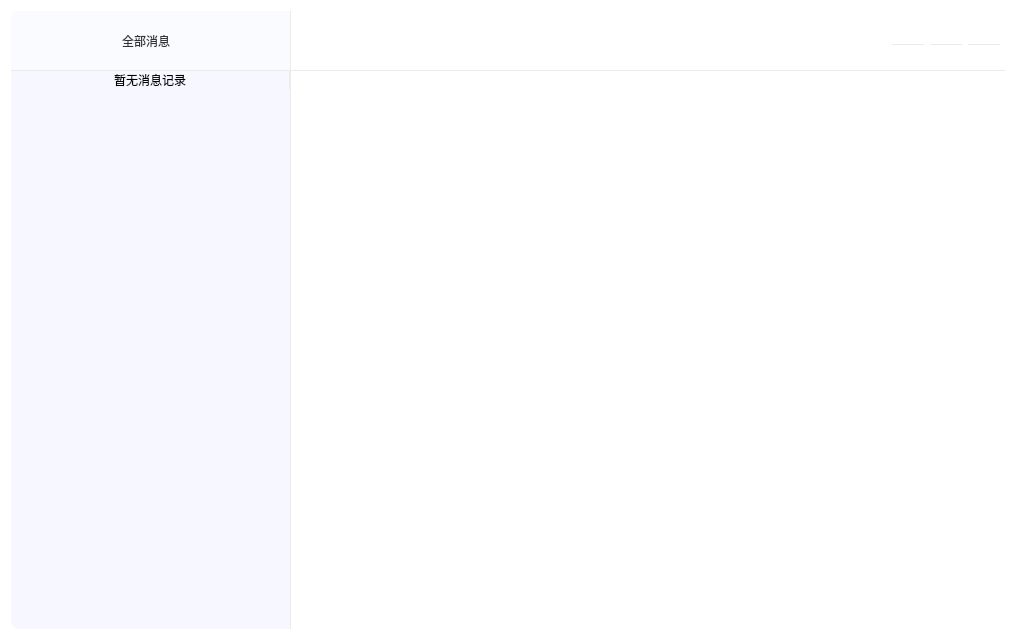
<?xml version="1.0" encoding="UTF-8"?>
<ui version="4.0">
 <class>MsgShadowWidget</class>
 <widget class="QWidget" name="MsgShadowWidget">
  <property name="geometry">
   <rect>
    <x>0</x>
    <y>0</y>
    <width>1016</width>
    <height>634</height>
   </rect>
  </property>
  <property name="sizePolicy">
   <sizepolicy hsizetype="Preferred" vsizetype="Preferred">
    <horstretch>0</horstretch>
    <verstretch>0</verstretch>
   </sizepolicy>
  </property>
  <property name="minimumSize">
   <size>
    <width>1016</width>
    <height>634</height>
   </size>
  </property>
  <property name="maximumSize">
   <size>
    <width>16777215</width>
    <height>16777215</height>
   </size>
  </property>
  <property name="windowTitle">
   <string>MsgCenterWidget</string>
  </property>
  <property name="styleSheet">
   <string notr="true">background-color: rgb(255, 255, 255);</string>
  </property>
  <layout class="QHBoxLayout" name="horizontalLayout_2">
   <item>
    <layout class="QHBoxLayout" name="horizontalLayout">
     <property name="spacing">
      <number>0</number>
     </property>
     <item>
      <layout class="QGridLayout" name="gridLayout">
       <property name="sizeConstraint">
        <enum>QLayout::SetMaximumSize</enum>
       </property>
       <property name="spacing">
        <number>0</number>
       </property>
       <item row="1" column="0">
        <widget class="QWidget" name="MsgLeftBottomWidget" native="true">
         <property name="sizePolicy">
          <sizepolicy hsizetype="Fixed" vsizetype="Preferred">
           <horstretch>0</horstretch>
           <verstretch>0</verstretch>
          </sizepolicy>
         </property>
         <property name="minimumSize">
          <size>
           <width>280</width>
           <height>558</height>
          </size>
         </property>
         <property name="maximumSize">
          <size>
           <width>280</width>
           <height>16777215</height>
          </size>
         </property>
         <property name="styleSheet">
          <string notr="true">background-color: rgb(246, 247, 255);
border-right:1px solid #EBEBEB;
border-bottom-left-radius:8px;
</string>
         </property>
         <layout class="QVBoxLayout" name="verticalLayout_2">
          <property name="leftMargin">
           <number>0</number>
          </property>
          <property name="topMargin">
           <number>0</number>
          </property>
          <property name="rightMargin">
           <number>0</number>
          </property>
          <property name="bottomMargin">
           <number>8</number>
          </property>
          <item>
           <widget class="QLabel" name="labelNoMsg">
            <property name="sizePolicy">
             <sizepolicy hsizetype="Fixed" vsizetype="Fixed">
              <horstretch>0</horstretch>
              <verstretch>0</verstretch>
             </sizepolicy>
            </property>
            <property name="minimumSize">
             <size>
              <width>279</width>
              <height>0</height>
             </size>
            </property>
            <property name="maximumSize">
             <size>
              <width>279</width>
              <height>16777215</height>
             </size>
            </property>
            <property name="focusPolicy">
             <enum>Qt::StrongFocus</enum>
            </property>
            <property name="styleSheet">
             <string notr="true">QLabel#labelNoMsg{font: 14px &quot;微软雅黑&quot;;color:#666666;border-bottom-left-radius:0px;border-right:none;};</string>
            </property>
            <property name="text">
             <string>暂无消息记录</string>
            </property>
            <property name="alignment">
             <set>Qt::AlignCenter</set>
            </property>
           </widget>
          </item>
          <item>
           <widget class="QListWidget" name="listWidget">
            <property name="minimumSize">
             <size>
              <width>280</width>
              <height>0</height>
             </size>
            </property>
            <property name="maximumSize">
             <size>
              <width>280</width>
              <height>16777215</height>
             </size>
            </property>
            <property name="focusPolicy">
             <enum>Qt::StrongFocus</enum>
            </property>
            <property name="statusTip">
             <string/>
            </property>
            <property name="styleSheet">
             <string notr="true">QListWidget{border-bottom-left-radius:0px;}
QListWidget::Item{background:#F6F7FF;border-bottom:1px solid #EBEBEB;}
QListWidget::Item:hover{background:#FFFFFF;}
QListWidget::item:selected{background:#FFFFFF;}
QScrollBar::vertical{width:8px;background:rgba(0,0,0,0%);margin:0px,0px,0px,0px;}QScrollBar::handle:vertical{width:8px;background:rgba(0,0,0,25%); border-radius:4px;min-height:20;}QScrollBar::handle:vertical:hover{width:8px;background:rgba(0,0,0,50%); border-radius:4px;min-height:20;}QScrollBar::add-line:vertical{height:9px;width:8px;border-image:url(:/images/a/3.png);subcontrol-position:bottom;}QScrollBar::sub-line:vertical{height:9px;width:8px;border-image:url(:/images/a/1.png);subcontrol-position:top;}QScrollBar::add-page:vertical,QScrollBar::sub-page:vertical{background:rgba(0,0,0,10%);border-radius:4px;};</string>
            </property>
            <property name="frameShape">
             <enum>QFrame::NoFrame</enum>
            </property>
            <property name="horizontalScrollBarPolicy">
             <enum>Qt::ScrollBarAsNeeded</enum>
            </property>
            <property name="autoScrollMargin">
             <number>16</number>
            </property>
            <property name="selectionMode">
             <enum>QAbstractItemView::SingleSelection</enum>
            </property>
           </widget>
          </item>
         </layout>
        </widget>
       </item>
       <item row="0" column="0">
        <widget class="QWidget" name="MsgLeftTopWidget" native="true">
         <property name="sizePolicy">
          <sizepolicy hsizetype="Fixed" vsizetype="Fixed">
           <horstretch>0</horstretch>
           <verstretch>0</verstretch>
          </sizepolicy>
         </property>
         <property name="minimumSize">
          <size>
           <width>280</width>
           <height>60</height>
          </size>
         </property>
         <property name="maximumSize">
          <size>
           <width>280</width>
           <height>60</height>
          </size>
         </property>
         <property name="styleSheet">
          <string notr="true">border-bottom:1px solid #EBEBEB;
border-right:1px solid #EBEBEB;
background-color: #FAFBFF;
border-top-left-radius:8px;
</string>
         </property>
         <layout class="QHBoxLayout" name="horizontalLayout_9">
          <property name="leftMargin">
           <number>5</number>
          </property>
          <property name="topMargin">
           <number>5</number>
          </property>
          <property name="rightMargin">
           <number>5</number>
          </property>
          <property name="bottomMargin">
           <number>5</number>
          </property>
          <item>
           <layout class="QHBoxLayout" name="horizontalLayout_8">
            <item>
             <spacer name="horizontalSpacer_3">
              <property name="orientation">
               <enum>Qt::Horizontal</enum>
              </property>
              <property name="sizeHint" stdset="0">
               <size>
                <width>40</width>
                <height>20</height>
               </size>
              </property>
             </spacer>
            </item>
            <item>
             <widget class="QComboBox" name="comboBox">
              <property name="sizePolicy">
               <sizepolicy hsizetype="Expanding" vsizetype="Fixed">
                <horstretch>0</horstretch>
                <verstretch>0</verstretch>
               </sizepolicy>
              </property>
              <property name="minimumSize">
               <size>
                <width>90</width>
                <height>30</height>
               </size>
              </property>
              <property name="maximumSize">
               <size>
                <width>150</width>
                <height>30</height>
               </size>
              </property>
              <property name="focusPolicy">
               <enum>Qt::StrongFocus</enum>
              </property>
              <property name="contextMenuPolicy">
               <enum>Qt::DefaultContextMenu</enum>
              </property>
              <property name="layoutDirection">
               <enum>Qt::LeftToRight</enum>
              </property>
              <property name="styleSheet">
               <string notr="true">QComboBox {
    border: 0px solid gray;
	font: 16px &quot;微软雅黑&quot;;
	color:#333333;
	padding-left:center;
}
QComboBox::drop-down {
    border-left-width: 1px;
	padding-top:5px;
}
QComboBox::down-arrow {
    image: url(:/ZcloudMsgCenter/image/arrow.png);
}

QComboBox QAbstractItemView
{
	border-radius:0px;
	border: 1px solid rgb(161,161,161);
	padding-top:10px;
	padding-bottom:10px;
	outline: 0px;
	
}
QComboBox QAbstractItemView::item {
    height: 30px;
	font: 16px &quot;微软雅黑&quot;;
	color:#333333;
}
 
QListView::item {
    background: white;
	padding-left:center;
}
 
QListView::item:hover {
    background: rgb(245,246,247);
}</string>
              </property>
              <property name="sizeAdjustPolicy">
               <enum>QComboBox::AdjustToContentsOnFirstShow</enum>
              </property>
              <property name="iconSize">
               <size>
                <width>16</width>
                <height>16</height>
               </size>
              </property>
              <property name="frame">
               <bool>false</bool>
              </property>
              <item>
               <property name="text">
                <string>全部消息</string>
               </property>
              </item>
              <item>
               <property name="text">
                <string>已读消息</string>
               </property>
              </item>
              <item>
               <property name="text">
                <string>未读消息(0)</string>
               </property>
              </item>
             </widget>
            </item>
            <item>
             <spacer name="horizontalSpacer_4">
              <property name="orientation">
               <enum>Qt::Horizontal</enum>
              </property>
              <property name="sizeHint" stdset="0">
               <size>
                <width>40</width>
                <height>20</height>
               </size>
              </property>
             </spacer>
            </item>
           </layout>
          </item>
         </layout>
        </widget>
       </item>
      </layout>
     </item>
     <item>
      <layout class="QVBoxLayout" name="verticalLayout_3">
       <property name="spacing">
        <number>0</number>
       </property>
       <item>
        <widget class="QWidget" name="MsgRightTopWidget" native="true">
         <property name="sizePolicy">
          <sizepolicy hsizetype="Preferred" vsizetype="Fixed">
           <horstretch>0</horstretch>
           <verstretch>0</verstretch>
          </sizepolicy>
         </property>
         <property name="minimumSize">
          <size>
           <width>0</width>
           <height>60</height>
          </size>
         </property>
         <property name="maximumSize">
          <size>
           <width>16777215</width>
           <height>60</height>
          </size>
         </property>
         <property name="styleSheet">
          <string notr="true">border-bottom:1px solid #EBEBEB;
border-top-right-radius:8px;
background-color: rgb(255, 255, 255);</string>
         </property>
         <layout class="QHBoxLayout" name="horizontalLayout_5">
          <property name="leftMargin">
           <number>0</number>
          </property>
          <property name="topMargin">
           <number>0</number>
          </property>
          <property name="rightMargin">
           <number>0</number>
          </property>
          <property name="bottomMargin">
           <number>20</number>
          </property>
          <item>
           <layout class="QHBoxLayout" name="horizontalLayout_4">
            <property name="spacing">
             <number>6</number>
            </property>
            <item>
             <spacer name="horizontalSpacer">
              <property name="orientation">
               <enum>Qt::Horizontal</enum>
              </property>
              <property name="sizeHint" stdset="0">
               <size>
                <width>40</width>
                <height>20</height>
               </size>
              </property>
             </spacer>
            </item>
            <item>
             <layout class="QHBoxLayout" name="horizontalLayout_3">
              <property name="rightMargin">
               <number>5</number>
              </property>
              <item>
               <widget class="QPushButton" name="minPushButton">
                <property name="sizePolicy">
                 <sizepolicy hsizetype="Fixed" vsizetype="Fixed">
                  <horstretch>0</horstretch>
                  <verstretch>0</verstretch>
                 </sizepolicy>
                </property>
                <property name="minimumSize">
                 <size>
                  <width>32</width>
                  <height>28</height>
                 </size>
                </property>
                <property name="maximumSize">
                 <size>
                  <width>32</width>
                  <height>28</height>
                 </size>
                </property>
                <property name="styleSheet">
                 <string notr="true">QPushButton{border-image: url(:/ZcloudMsgCenter/image/min.png);}
QPushButton:hover,pressed{border-image: url(:/ZcloudMsgCenter/image/min_sel.png);};

</string>
                </property>
                <property name="text">
                 <string/>
                </property>
               </widget>
              </item>
              <item>
               <widget class="QPushButton" name="maxPushButton">
                <property name="sizePolicy">
                 <sizepolicy hsizetype="Fixed" vsizetype="Fixed">
                  <horstretch>0</horstretch>
                  <verstretch>0</verstretch>
                 </sizepolicy>
                </property>
                <property name="minimumSize">
                 <size>
                  <width>32</width>
                  <height>28</height>
                 </size>
                </property>
                <property name="maximumSize">
                 <size>
                  <width>32</width>
                  <height>28</height>
                 </size>
                </property>
                <property name="styleSheet">
                 <string notr="true">QPushButton{border-image: url(:/ZcloudMsgCenter/image/max.png);}
QPushButton:hover,pressed{border-image: url(:/ZcloudMsgCenter/image/max_sel.png);};</string>
                </property>
                <property name="text">
                 <string/>
                </property>
               </widget>
              </item>
              <item>
               <widget class="QPushButton" name="closePushButton">
                <property name="sizePolicy">
                 <sizepolicy hsizetype="Fixed" vsizetype="Fixed">
                  <horstretch>0</horstretch>
                  <verstretch>0</verstretch>
                 </sizepolicy>
                </property>
                <property name="minimumSize">
                 <size>
                  <width>32</width>
                  <height>28</height>
                 </size>
                </property>
                <property name="maximumSize">
                 <size>
                  <width>32</width>
                  <height>28</height>
                 </size>
                </property>
                <property name="styleSheet">
                 <string notr="true">QPushButton{border-image: url(:/ZcloudMsgCenter/image/close.png);}
QPushButton:hover,pressed{border-image: url(:/ZcloudMsgCenter/image/close_sel.png);};</string>
                </property>
                <property name="text">
                 <string/>
                </property>
               </widget>
              </item>
             </layout>
            </item>
           </layout>
          </item>
         </layout>
        </widget>
       </item>
       <item>
        <widget class="QWidget" name="MsgRightBottomWidget" native="true">
         <property name="focusPolicy">
          <enum>Qt::StrongFocus</enum>
         </property>
         <property name="styleSheet">
          <string notr="true">background-color: rgb(255, 255, 255);
border-bottom-right-radius:0px;</string>
         </property>
        </widget>
       </item>
       <item>
        <widget class="QWidget" name="MsgBtnWidget" native="true">
         <property name="sizePolicy">
          <sizepolicy hsizetype="Preferred" vsizetype="Fixed">
           <horstretch>0</horstretch>
           <verstretch>0</verstretch>
          </sizepolicy>
         </property>
         <property name="minimumSize">
          <size>
           <width>0</width>
           <height>58</height>
          </size>
         </property>
         <property name="maximumSize">
          <size>
           <width>16777215</width>
           <height>58</height>
          </size>
         </property>
         <property name="focusPolicy">
          <enum>Qt::StrongFocus</enum>
         </property>
         <property name="styleSheet">
          <string notr="true">background-color: rgb(255, 255, 255);
border-bottom-right-radius:8px;</string>
         </property>
         <layout class="QHBoxLayout" name="horizontalLayout_7">
          <item>
           <layout class="QHBoxLayout" name="horizontalLayout_6">
            <item>
             <spacer name="horizontalSpacer_2">
              <property name="orientation">
               <enum>Qt::Horizontal</enum>
              </property>
              <property name="sizeHint" stdset="0">
               <size>
                <width>40</width>
                <height>20</height>
               </size>
              </property>
             </spacer>
            </item>
           </layout>
          </item>
         </layout>
        </widget>
       </item>
      </layout>
     </item>
    </layout>
   </item>
  </layout>
 </widget>
 <layoutdefault spacing="6" margin="11"/>
 <resources>
  <include location="ZcloudMsgCenter.qrc"/>
 </resources>
 <connections/>
 <slots>
  <slot>slot1()</slot>
 </slots>
</ui>
